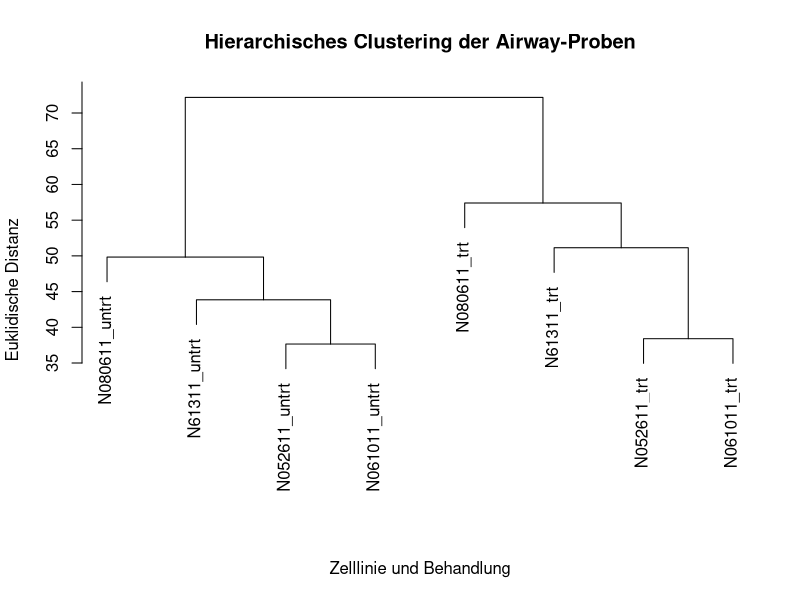
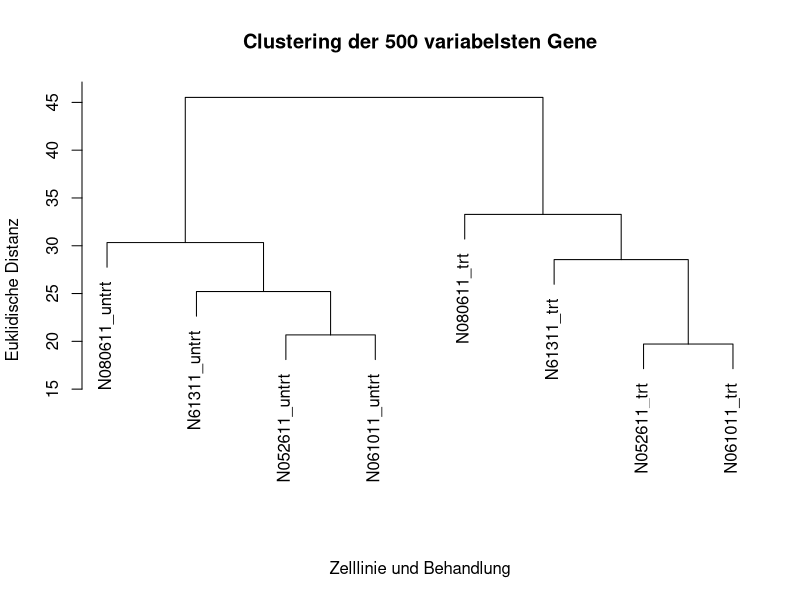
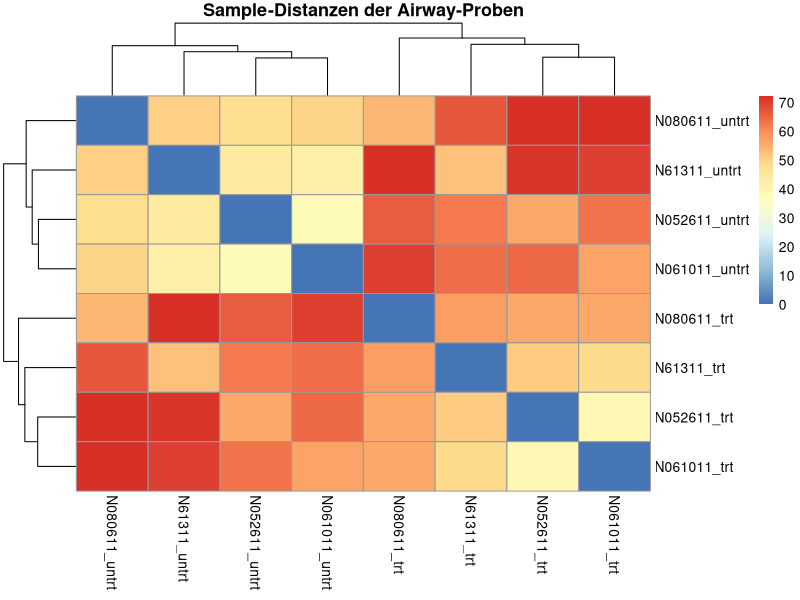

The R script that drew these images, in order:
# ============================================================
# Clustering-Analyse des Airway RNA-Seq Datensatzes
# ============================================================

library(readr)
library(dplyr)
library(tibble)
library(pheatmap)

# ------------------------------------------------------------
# 1. Daten einlesen
# ------------------------------------------------------------

vst_data <- read_csv(
  "VST_transformierte_Daten.csv",
  show_col_types = FALSE
)

metadata <- read_csv(
  "Probeninformationen_Normalisierung.csv",
  show_col_types = FALSE
)

# ------------------------------------------------------------
# 2. Expressionsmatrix und Metadaten vorbereiten
# ------------------------------------------------------------

vst_matrix <- vst_data %>%
  column_to_rownames("gene_id") %>%
  as.matrix()

# Metadaten in dieselbe Reihenfolge wie die Spalten der Matrix bringen
metadata <- metadata %>%
  slice(match(colnames(vst_matrix), sample))

stopifnot(
  identical(metadata$sample, colnames(vst_matrix))
)

metadata <- metadata %>%
  mutate(
    cluster_label = paste(cell, dex, sep = "_")
  )

sample_labels <- metadata$cluster_label
names(sample_labels) <- metadata$sample

# ------------------------------------------------------------
# 3. Euklidische Distanz und hierarchisches Clustering
# ------------------------------------------------------------

sample_dist <- dist(
  t(vst_matrix),
  method = "euclidean"
)

hc_complete <- hclust(
  sample_dist,
  method = "complete"
)

hc_complete_labels <- hc_complete
hc_complete_labels$labels <- sample_labels[
  hc_complete_labels$labels
]

plot(
  hc_complete_labels,
  main = "Hierarchisches Clustering der Airway-Proben",
  xlab = "Zelllinie und Behandlung",
  ylab = "Euklidische Distanz",
  sub = ""
)

# ------------------------------------------------------------
# 4. Robustheitsprüfung verschiedener Linkage-Verfahren
# ------------------------------------------------------------

hc_average <- hclust(
  sample_dist,
  method = "average"
)

hc_ward <- hclust(
  sample_dist,
  method = "ward.D2"
)

# Funktion: Prüft, ob k = 2 exakt nach Treatment trennt
is_treatment_separation <- function(cluster_assignment, metadata) {
  
  dex_ordered <- metadata$dex[
    match(names(cluster_assignment), metadata$sample)
  ]
  
  trt_cluster <- unique(
    cluster_assignment[dex_ordered == "trt"]
  )
  
  untrt_cluster <- unique(
    cluster_assignment[dex_ordered == "untrt"]
  )
  
  length(trt_cluster) == 1 &&
    length(untrt_cluster) == 1 &&
    trt_cluster != untrt_cluster
}

linkage_results <- tibble(
  linkage = c(
    "Complete",
    "Average",
    "Ward.D2"
  ),
  treatment_separation = c(
    is_treatment_separation(
      cutree(hc_complete, k = 2),
      metadata
    ),
    is_treatment_separation(
      cutree(hc_average, k = 2),
      metadata
    ),
    is_treatment_separation(
      cutree(hc_ward, k = 2),
      metadata
    )
  )
)

print(linkage_results)

# ------------------------------------------------------------
# 5. Feature-Auswahl anhand der Genvarianz
# ------------------------------------------------------------

gene_variance <- apply(
  vst_matrix,
  1,
  var
)

# 500 Gene mit der höchsten Varianz
top500_genes <- names(
  sort(
    gene_variance,
    decreasing = TRUE
  )
)[1:500]

vst_top500 <- vst_matrix[
  top500_genes,
  ,
  drop = FALSE
]

sample_dist_top500 <- dist(
  t(vst_top500),
  method = "euclidean"
)

hc_top500 <- hclust(
  sample_dist_top500,
  method = "complete"
)

hc_top500_labels <- hc_top500
hc_top500_labels$labels <- sample_labels[
  hc_top500_labels$labels
]

plot(
  hc_top500_labels,
  main = "Clustering der 500 variabelsten Gene",
  xlab = "Zelllinie und Behandlung",
  ylab = "Euklidische Distanz",
  sub = ""
)

# ------------------------------------------------------------
# 6. Sensitivitätsanalyse der Feature-Anzahl
# ------------------------------------------------------------

n_genes <- c(
  100,
  250,
  500,
  1000,
  5000
)

feature_results <- lapply(
  n_genes,
  function(n) {
    
    selected_genes <- names(
      sort(
        gene_variance,
        decreasing = TRUE
      )
    )[1:n]
    
    matrix_subset <- vst_matrix[
      selected_genes,
      ,
      drop = FALSE
    ]
    
    dist_subset <- dist(
      t(matrix_subset),
      method = "euclidean"
    )
    
    hc_subset <- hclust(
      dist_subset,
      method = "complete"
    )
    
    clusters <- cutree(
      hc_subset,
      k = 2
    )
    
    tibble(
      genes = n,
      treatment_separation = is_treatment_separation(
        clusters,
        metadata
      )
    )
  }
) %>%
  bind_rows()

print(feature_results)

# ------------------------------------------------------------
# 7. Sample-Distance-Heatmap
# ------------------------------------------------------------

sample_dist_matrix <- as.matrix(
  sample_dist
)

rownames(sample_dist_matrix) <- sample_labels[
  rownames(sample_dist_matrix)
]

colnames(sample_dist_matrix) <- sample_labels[
  colnames(sample_dist_matrix)
]

pheatmap(
  sample_dist_matrix,
  cluster_rows = hc_complete_labels,
  cluster_cols = hc_complete_labels,
  main = "Sample-Distanzen der Airway-Proben"
)
